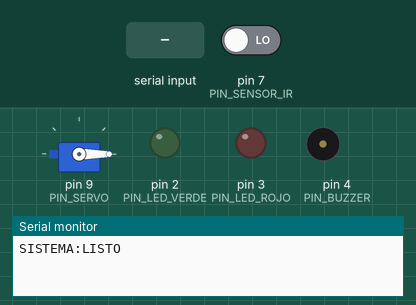
Simulated run of this sketch. Board: Arduino Uno, built with avr-gcc and run on an emulated ATmega328P. Shown: servo, output pins drawn as LEDs (lit = HIGH), buzzer (waves = sounding, pin HIGH), the last lines printed to the serial monitor. Inputs (shaded band) come from the test bench; at power-on: pin 7 (PIN_SENSOR_IR) LOW.

Above: at 1.2 s.
1.3 s: "CMD:PERMITIR\n" received over Serial
At 2.2 s:
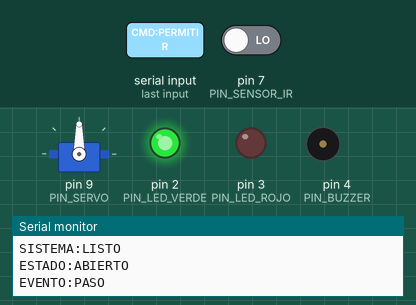
2.8 s: "CMD:DENEGAR\n" received over Serial
At 3.4 s:
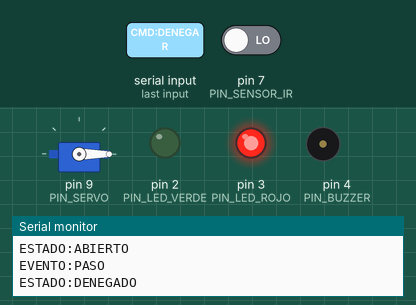
4.5 s: "CMD:VERDE\n" received over Serial
At 5.7 s:
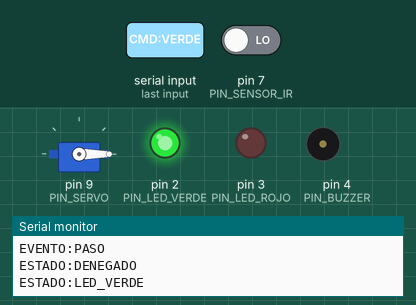
6.0 s: "CMD:BUZZER\n" received over Serial
At 6.11 s:
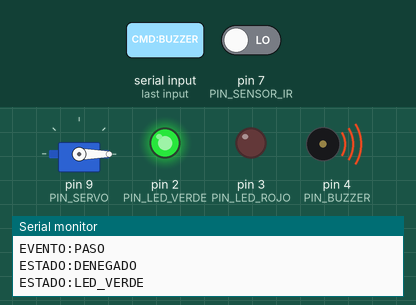
Timing chart, 0 to 8.7 s (numbered marks = the images above; inputs shaded):
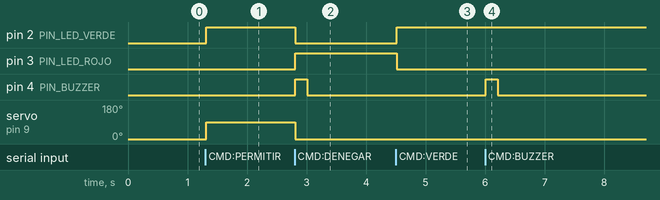

The sketch:

acceso_mvp.ino
```cpp
#include <Servo.h>
#include <SoftwareSerial.h>

Servo barrera;

// -------------------------
// Pines
// -------------------------
const int PIN_SERVO      = 9;
const int PIN_SENSOR_IR  = 7;
const int PIN_LED_VERDE  = 2;
const int PIN_LED_ROJO   = 3;
const int PIN_BUZZER     = 4;

// RDM6300
const int PIN_RDM_RX     = 10;   // Arduino RX <- TX del RDM6300
const int PIN_RDM_TX     = 11;   // No se usa realmente, pero ponlo

SoftwareSerial rdmSerial(PIN_RDM_RX, PIN_RDM_TX);

// -------------------------
// Configuración del sensor
// -------------------------
const bool SENSOR_ACTIVO_EN_LOW = true;

// -------------------------
// Posiciones del servo
// -------------------------
const int POS_CERRADO = 0;
const int POS_ABIERTO = 90;

// -------------------------
// Estado interno
// -------------------------
bool accesoAbierto = false;
bool pasoYaReportado = false;
unsigned long ultimoCambioSensor = 0;
const unsigned long DEBOUNCE_MS = 250;

// Antirrebote RFID
String ultimoUid = "";
unsigned long ultimoUidMs = 0;
const unsigned long UID_LOCK_MS = 1500;

String bufferSerial = "";
String bufferRFID = "";

// --------------------------------------------------
// Utilidades
// --------------------------------------------------
bool sensorDetectado() {
  int lectura = digitalRead(PIN_SENSOR_IR);
  return SENSOR_ACTIVO_EN_LOW ? (lectura == LOW) : (lectura == HIGH);
}

void apagarIndicadores() {
  digitalWrite(PIN_LED_VERDE, LOW);
  digitalWrite(PIN_LED_ROJO, LOW);
  digitalWrite(PIN_BUZZER, LOW);
}

void cerrarAcceso() {
  barrera.write(POS_CERRADO);
  accesoAbierto = false;
  pasoYaReportado = false;
}

void abrirAcceso() {
  barrera.write(POS_ABIERTO);
  accesoAbierto = true;
  pasoYaReportado = false;
}

void beepCorto(int ms = 120) {
  digitalWrite(PIN_BUZZER, HIGH);
  delay(ms);
  digitalWrite(PIN_BUZZER, LOW);
}

void permitirAcceso() {
  apagarIndicadores();
  digitalWrite(PIN_LED_VERDE, HIGH);
  abrirAcceso();
  Serial.println("ESTADO:ABIERTO");
}

void denegarAcceso() {
  cerrarAcceso();
  apagarIndicadores();
  digitalWrite(PIN_LED_ROJO, HIGH);
  beepCorto(200);
  Serial.println("ESTADO:DENEGADO");
}

void resetSeguro() {
  cerrarAcceso();
  apagarIndicadores();
  Serial.println("ESTADO:RESET");
}

void procesarComando(String cmd) {
  cmd.trim();

  if (cmd == "PING") {
    Serial.println("PONG");
  }
  else if (cmd == "CMD:PERMITIR") {
    permitirAcceso();
  }
  else if (cmd == "CMD:DENEGAR") {
    denegarAcceso();
  }
  else if (cmd == "CMD:CERRAR") {
    cerrarAcceso();
    apagarIndicadores();
    Serial.println("ESTADO:CERRADO");
  }
  else if (cmd == "CMD:VERDE") {
    apagarIndicadores();
    digitalWrite(PIN_LED_VERDE, HIGH);
    Serial.println("ESTADO:LED_VERDE");
  }
  else if (cmd == "CMD:ROJO") {
    apagarIndicadores();
    digitalWrite(PIN_LED_ROJO, HIGH);
    Serial.println("ESTADO:LED_ROJO");
  }
  else if (cmd == "CMD:BUZZER") {
    beepCorto(200);
    Serial.println("ESTADO:BUZZER");
  }
  else if (cmd == "CMD:RESET") {
    resetSeguro();
  }
  else {
    Serial.print("ERROR:CMD_DESCONOCIDO:");
    Serial.println(cmd);
  }
}

bool leerUidRDM(String &uid) {
  while (rdmSerial.available() > 0) {
    char c = (char)rdmSerial.read();

    if ((uint8_t)c == 0x02) {   // STX
      bufferRFID = "";
    }
    else if ((uint8_t)c == 0x03) { // ETX
      if (bufferRFID.length() >= 10) {
        uid = bufferRFID.substring(0, 10); // tomamos los 10 primeros hex
        uid.toUpperCase();
        bufferRFID = "";
        return true;
      }
      bufferRFID = "";
    }
    else if (isHexadecimalDigit(c)) {
      bufferRFID += c;
      if (bufferRFID.length() > 12) {
        bufferRFID.remove(0, bufferRFID.length() - 12);
      }
    }
  }
  return false;
}

bool esUidRepetidoReciente(const String &uid) {
  return (uid == ultimoUid) && ((millis() - ultimoUidMs) < UID_LOCK_MS);
}

// --------------------------------------------------
// Setup
// --------------------------------------------------
void setup() {
  Serial.begin(9600);
  rdmSerial.begin(9600);

  pinMode(PIN_SENSOR_IR, INPUT);
  pinMode(PIN_LED_VERDE, OUTPUT);
  pinMode(PIN_LED_ROJO, OUTPUT);
  pinMode(PIN_BUZZER, OUTPUT);

  barrera.attach(PIN_SERVO);
  cerrarAcceso();
  apagarIndicadores();

  Serial.println("SISTEMA:LISTO");
}

// --------------------------------------------------
// Loop principal
// --------------------------------------------------
void loop() {
  // 1) Leer comandos desde Python por USB serial
  while (Serial.available() > 0) {
    char c = (char)Serial.read();

    if (c == '\n' || c == '\r') {
      if (bufferSerial.length() > 0) {
        procesarComando(bufferSerial);
        bufferSerial = "";
      }
    } else {
      bufferSerial += c;
    }
  }

  // 2) Leer RFID desde RDM6300
  String uidLeido = "";
  if (leerUidRDM(uidLeido)) {
    if (!esUidRepetidoReciente(uidLeido)) {
      ultimoUid = uidLeido;
      ultimoUidMs = millis();
      Serial.print("EVENTO:RFID:");
      Serial.println(uidLeido);
    }
  }

  // 3) Detectar paso cuando el acceso está abierto
  bool hayPaso = sensorDetectado();

  if (accesoAbierto && !pasoYaReportado && hayPaso) {
    unsigned long ahora = millis();
    if (ahora - ultimoCambioSensor > DEBOUNCE_MS) {
      pasoYaReportado = true;
      ultimoCambioSensor = ahora;
      Serial.println("EVENTO:PASO");
    }
  }
}
```

Measured:
- after the input at 1.3 s, pin 2 (PIN_LED_VERDE): LOW → HIGH at once; servo on pin 9 (PIN_SERVO): 0° → 90° at once
- after the input at 2.8 s, pin 2 (PIN_LED_VERDE): HIGH → LOW at once; pin 3 (PIN_LED_ROJO): LOW → HIGH at once; pin 4 (PIN_BUZZER): LOW → HIGH at once, → LOW 0.20 s later; servo on pin 9 (PIN_SERVO): 90° → 0° at once
- after the input at 4.5 s, pin 2 (PIN_LED_VERDE): LOW → HIGH at once; pin 3 (PIN_LED_ROJO): HIGH → LOW at once
- after the input at 6.0 s, pin 4 (PIN_BUZZER): LOW → HIGH at once, → LOW 0.20 s later
